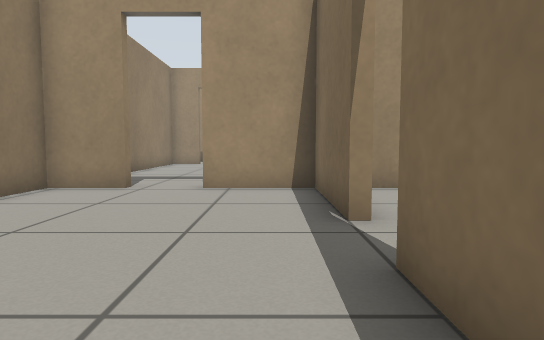
[1] (above)

18 first-person views from a walk through a robot-simulator world made for Gazebo. The camera is 0.5 m above the floor, tilts 4° down and sees 75° across. The floor is counted in squares, 0.5 m on a side. Each view is taken from the middle of a square. On the plan, view 1 faces up. The plan holds only what a view shows up to about 13 squares ahead; the rest is blank.

[2]
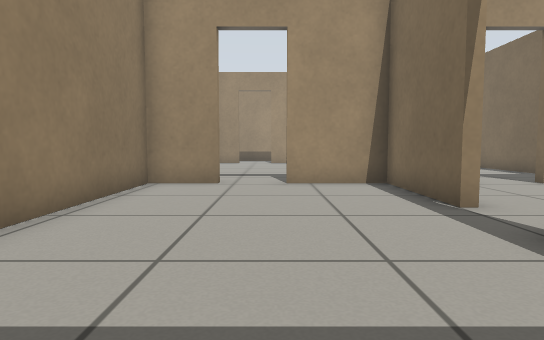

[3]
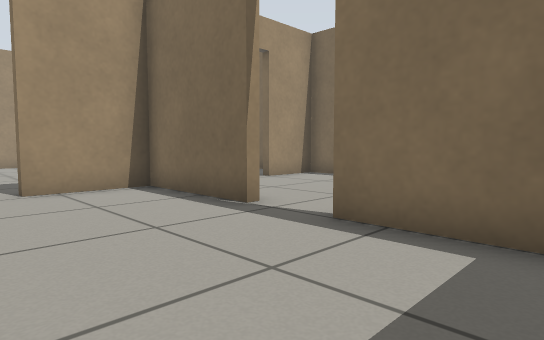

[4]
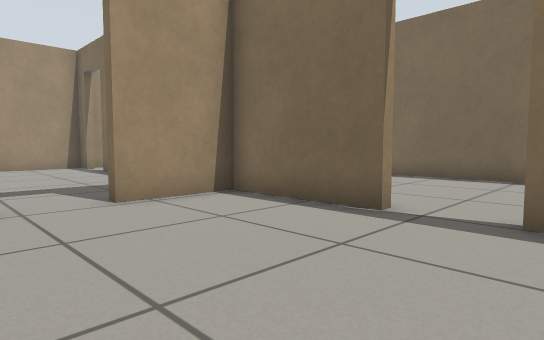

[5]
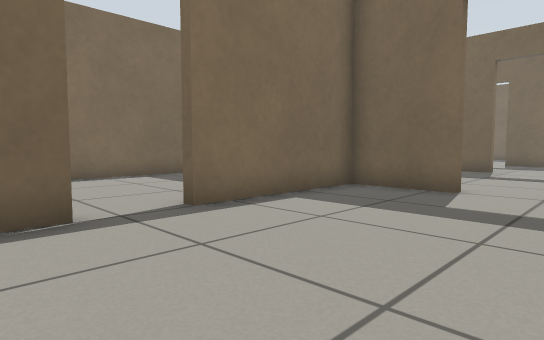

[6]
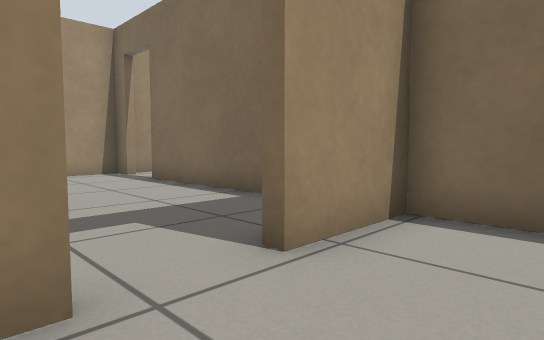

[7]
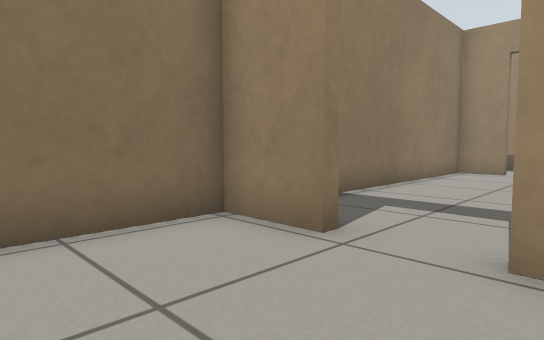

[8]
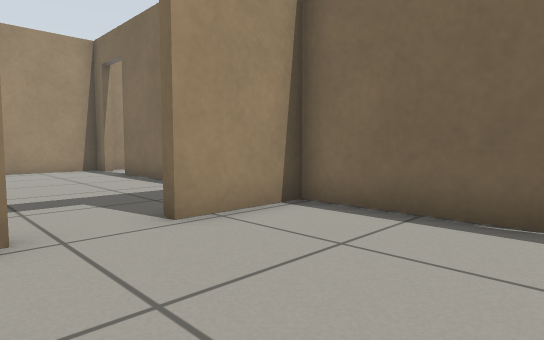

[9]
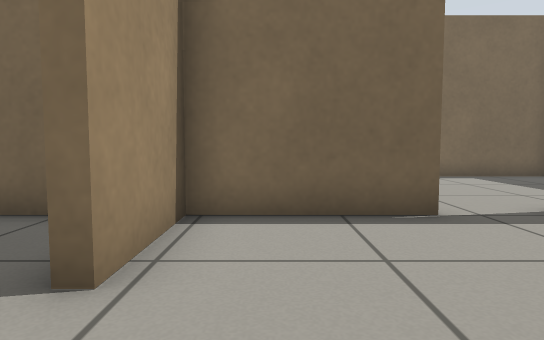

[10]
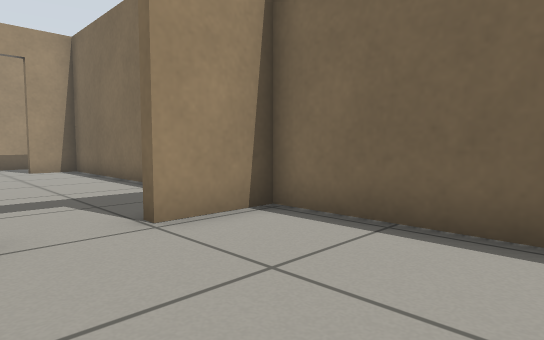

[11]
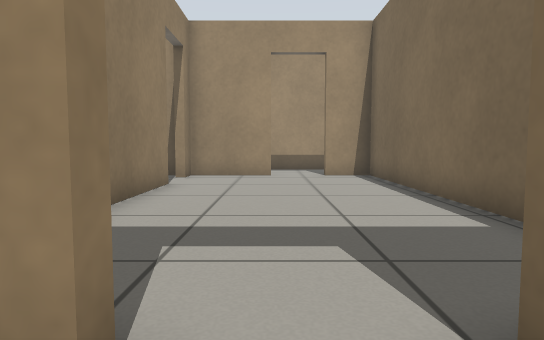

[12]
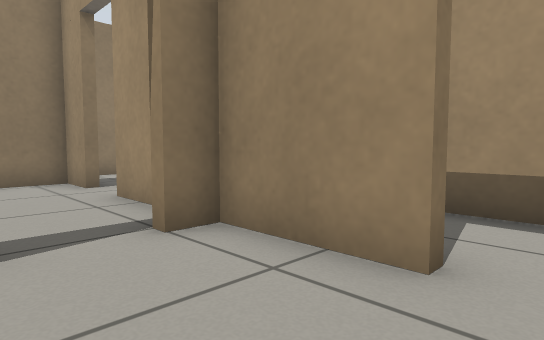

[13]
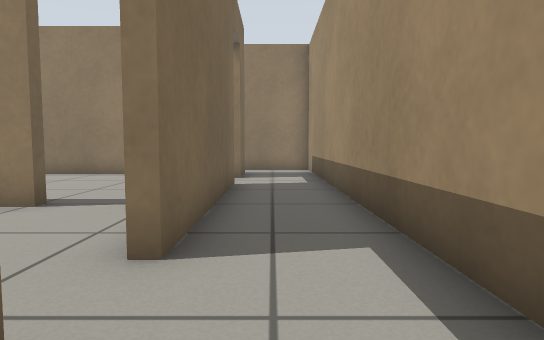

[14]
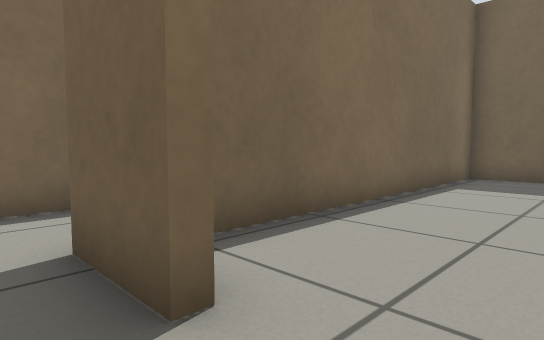

[15]
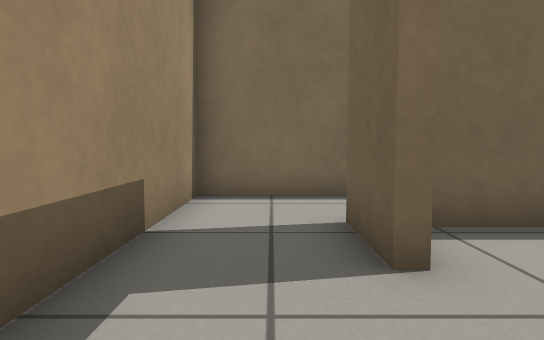

[16]
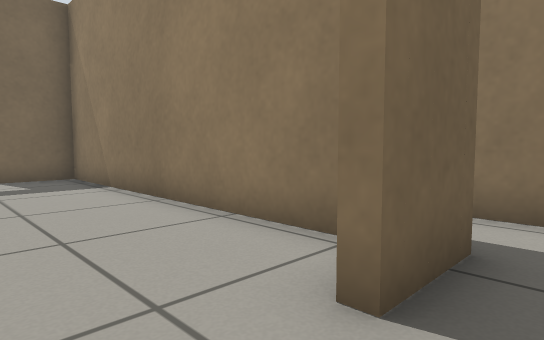

[17]
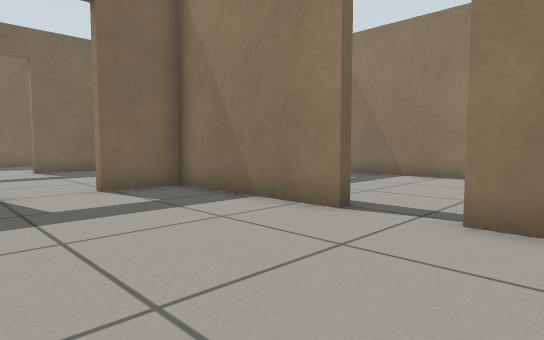

[18]
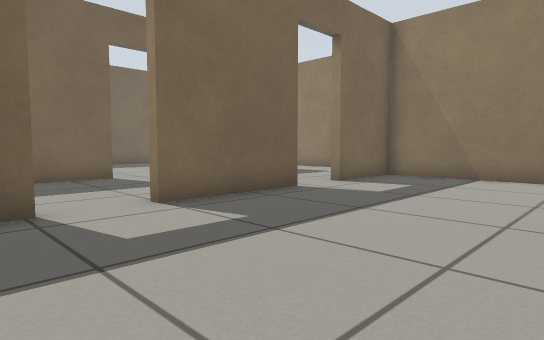

### Floor plan
Ten units are one square. View 1 is at (0, 0); x grows to the right and y downward. Boxes are objects, and circles mark ways between rooms. Rooms are numbered by the first view taken in them; rooms with no view inside come last. Other rooms are left out.
<svg viewBox="-79 -220 184 315">
<path fill="none" stroke="#000" d="M10 -45 10 -82 -16 -82M-16 19 10 19 10 -29M-34 -82 -52 -82 -52 13M13 -29 13 19 34 19M13 -55 13 -46M33 -82 23 -82M73 18 73 -82 51 -82M13 -162 13 -128M40 -187 13 -187 13 -179M55 -85 73 -85 73 -187 58 -187M-21 -190 40 -190M58 -190 76 -190M-56 -190 -38 -190M-74 -209 -74 -185M100 -196 100 -215 -60 -215M-6 87 31 87M49 87 54 87M-52 44 -52 87 -22 87M10 -101 10 -162M10 -179 10 -187 -21 -187M-38 -187 -52 -187 -52 -85 -34 -85"/>
<circle cx="10" cy="-35" r="3" fill="#2a7"/>
<circle cx="-25" cy="20" r="3" fill="#2a7"/>
<circle cx="-25" cy="-80" r="3" fill="#2a7"/>
<circle cx="45" cy="-80" r="3" fill="#2a7"/>
<circle cx="45" cy="20" r="3" fill="#2a7"/>
<circle cx="45" cy="-190" r="3" fill="#2a7"/>
<circle cx="10" cy="-175" r="3" fill="#2a7"/>
<circle cx="-25" cy="-190" r="3" fill="#2a7"/>
<text x="-20" y="-30">1</text>
<text x="40" y="-30">2</text>
<text x="40" y="-140">3</text>
<text x="10" y="-200">4</text>
<text x="10" y="50">5</text>
<text x="-20" y="-140">6</text>
</svg>
Room 1 opens to room 2. Room 1 opens to room 5. Room 1 opens to room 6. Room 2 opens to room 3. Room 2 opens to room 5. Room 3 opens to room 4. Room 3 opens to room 6. Room 4 opens to room 6.

Where each view was taken, in squares from view 1:
view 1: 0 up, 0 right, facing up
view 2: 1 down, 2 left, facing up
view 3: 0 up, 3 left, facing up-right
view 4: 2 up, 4 left, facing up-right
view 5: 6 up, 4 left, facing down-right
view 6: 6 up, 4 left, facing up-right
view 7: 5 up, 1 left, facing up-left
view 8: 4 up, 4 left, facing up-right
view 9: 7 up, 4 left, facing right
view 10: 4 up, 3 right, facing up-right
view 11: 7 up, 4 right, facing up
view 12: 16 up, 5 right, facing up-left
view 13: 20 up, 7 right, facing left
view 14: 20 up, 4 right, facing down-right
view 15: 20 up, 3 right, facing right
view 16: 20 up, 2 left, facing down-left
view 17: 6 up, 6 right, facing down-left
view 18: 3 down, 6 right, facing down-left
